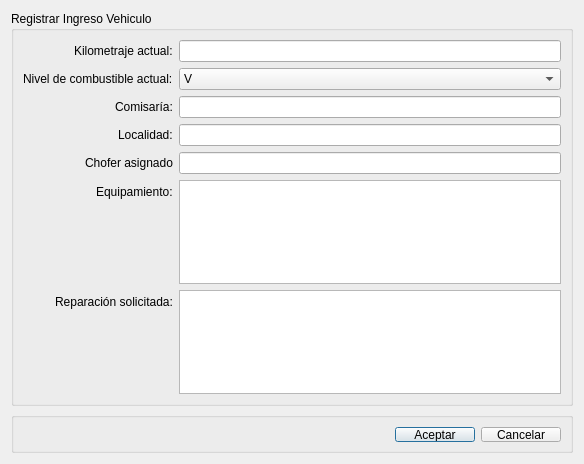
<?xml version="1.0" encoding="UTF-8"?>
<ui version="4.0">
 <class>DialogIngresoVehiculo</class>
 <widget class="QDialog" name="DialogIngresoVehiculo">
  <property name="geometry">
   <rect>
    <x>0</x>
    <y>0</y>
    <width>584</width>
    <height>464</height>
   </rect>
  </property>
  <property name="minimumSize">
   <size>
    <width>450</width>
    <height>300</height>
   </size>
  </property>
  <property name="windowTitle">
   <string>Registrar Ingreso Vehiculo</string>
  </property>
  <layout class="QVBoxLayout" name="verticalLayout">
   <item>
    <widget class="QGroupBox" name="groupBox">
     <property name="title">
      <string>Registrar Ingreso Vehiculo</string>
     </property>
     <layout class="QFormLayout" name="formLayout">
      <property name="fieldGrowthPolicy">
       <enum>QFormLayout::AllNonFixedFieldsGrow</enum>
      </property>
      <property name="labelAlignment">
       <set>Qt::AlignRight|Qt::AlignTrailing|Qt::AlignVCenter</set>
      </property>
      <item row="0" column="0">
       <widget class="QLabel" name="label">
        <property name="text">
         <string>Kilometraje actual:</string>
        </property>
       </widget>
      </item>
      <item row="0" column="1">
       <widget class="QLineEdit" name="lineEditKilometraje"/>
      </item>
      <item row="1" column="0">
       <widget class="QLabel" name="label_2">
        <property name="text">
         <string>Nivel de combustible actual:</string>
        </property>
       </widget>
      </item>
      <item row="4" column="0">
       <widget class="QLabel" name="label_5">
        <property name="text">
         <string>Comisaría:</string>
        </property>
       </widget>
      </item>
      <item row="4" column="1">
       <widget class="QLineEdit" name="lineEditComisaria"/>
      </item>
      <item row="5" column="0">
       <widget class="QLabel" name="label_6">
        <property name="text">
         <string>Localidad:</string>
        </property>
       </widget>
      </item>
      <item row="5" column="1">
       <widget class="QLineEdit" name="lineEditLocalidad"/>
      </item>
      <item row="6" column="0">
       <widget class="QLabel" name="label_7">
        <property name="text">
         <string>Chofer asignado</string>
        </property>
       </widget>
      </item>
      <item row="6" column="1">
       <widget class="QLineEdit" name="lineEditChoferAsignado"/>
      </item>
      <item row="8" column="0">
       <widget class="QLabel" name="label_4">
        <property name="text">
         <string>Reparación solicitada:</string>
        </property>
       </widget>
      </item>
      <item row="8" column="1">
       <widget class="QPlainTextEdit" name="plainTextEditReparacion"/>
      </item>
      <item row="7" column="0">
       <widget class="QLabel" name="label_3">
        <property name="text">
         <string>Equipamiento:</string>
        </property>
       </widget>
      </item>
      <item row="7" column="1">
       <widget class="QPlainTextEdit" name="plainTextEditEquipamiento"/>
      </item>
      <item row="1" column="1">
       <widget class="QComboBox" name="comboBoxCombustible">
        <property name="toolTip">
         <string>&lt;html&gt;&lt;head/&gt;&lt;body&gt;&lt;p&gt;Indica la cantidad de combustible en el vehículo.&lt;/p&gt;&lt;/body&gt;&lt;/html&gt;</string>
        </property>
        <item>
         <property name="text">
          <string>V</string>
         </property>
        </item>
        <item>
         <property name="text">
          <string>1/4</string>
         </property>
        </item>
        <item>
         <property name="text">
          <string>1/2</string>
         </property>
        </item>
        <item>
         <property name="text">
          <string>3/4</string>
         </property>
        </item>
        <item>
         <property name="text">
          <string>LL</string>
         </property>
        </item>
       </widget>
      </item>
     </layout>
    </widget>
   </item>
   <item>
    <widget class="QGroupBox" name="groupBoxButtonBox">
     <property name="minimumSize">
      <size>
       <width>271</width>
       <height>41</height>
      </size>
     </property>
     <property name="maximumSize">
      <size>
       <width>16777215</width>
       <height>41</height>
      </size>
     </property>
     <property name="title">
      <string/>
     </property>
     <layout class="QGridLayout" name="gridLayout_2">
      <property name="leftMargin">
       <number>9</number>
      </property>
      <property name="topMargin">
       <number>9</number>
      </property>
      <property name="rightMargin">
       <number>9</number>
      </property>
      <property name="bottomMargin">
       <number>8</number>
      </property>
      <item row="0" column="1">
       <widget class="QPushButton" name="pushButtonAceptar">
        <property name="text">
         <string>Aceptar</string>
        </property>
       </widget>
      </item>
      <item row="0" column="2">
       <widget class="QPushButton" name="pushButtonCancelar">
        <property name="text">
         <string>Cancelar</string>
        </property>
       </widget>
      </item>
      <item row="0" column="0">
       <spacer name="horizontalSpacer_2">
        <property name="orientation">
         <enum>Qt::Horizontal</enum>
        </property>
        <property name="sizeHint" stdset="0">
         <size>
          <width>40</width>
          <height>20</height>
         </size>
        </property>
       </spacer>
      </item>
     </layout>
    </widget>
   </item>
  </layout>
 </widget>
 <tabstops>
  <tabstop>lineEditKilometraje</tabstop>
  <tabstop>lineEditComisaria</tabstop>
  <tabstop>lineEditLocalidad</tabstop>
  <tabstop>lineEditChoferAsignado</tabstop>
  <tabstop>plainTextEditEquipamiento</tabstop>
  <tabstop>plainTextEditReparacion</tabstop>
  <tabstop>pushButtonAceptar</tabstop>
  <tabstop>pushButtonCancelar</tabstop>
 </tabstops>
 <resources/>
 <connections/>
</ui>
